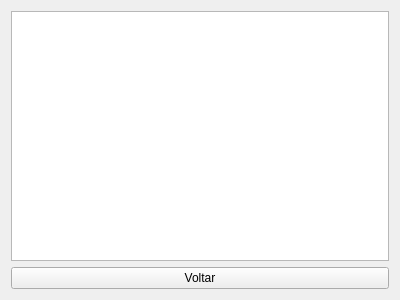
<?xml version="1.0" encoding="UTF-8"?>
<ui version="4.0">
 <class>Form</class>
 <widget class="QWidget" name="Form">
  <property name="geometry">
   <rect>
    <x>0</x>
    <y>0</y>
    <width>400</width>
    <height>300</height>
   </rect>
  </property>
  <property name="windowTitle">
   <string>Form</string>
  </property>
  <layout class="QGridLayout" name="gridLayout">
   <item row="0" column="0">
    <layout class="QHBoxLayout" name="horizontalLayout">
     <item>
      <widget class="QPlainTextEdit" name="plainTextEdit">
       <property name="readOnly">
        <bool>true</bool>
       </property>
      </widget>
     </item>
    </layout>
   </item>
   <item row="1" column="0">
    <widget class="QPushButton" name="pushButton">
     <property name="text">
      <string>Voltar</string>
     </property>
    </widget>
   </item>
  </layout>
 </widget>
 <resources/>
 <connections/>
</ui>
